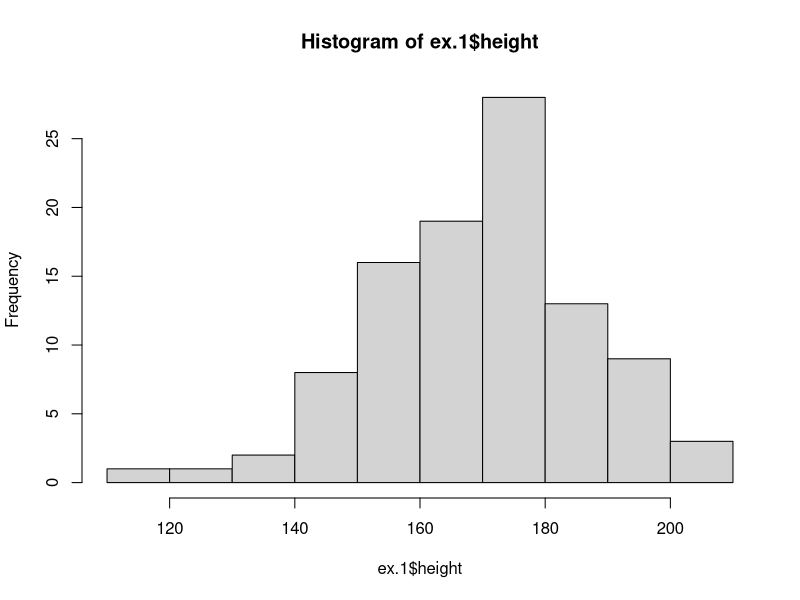
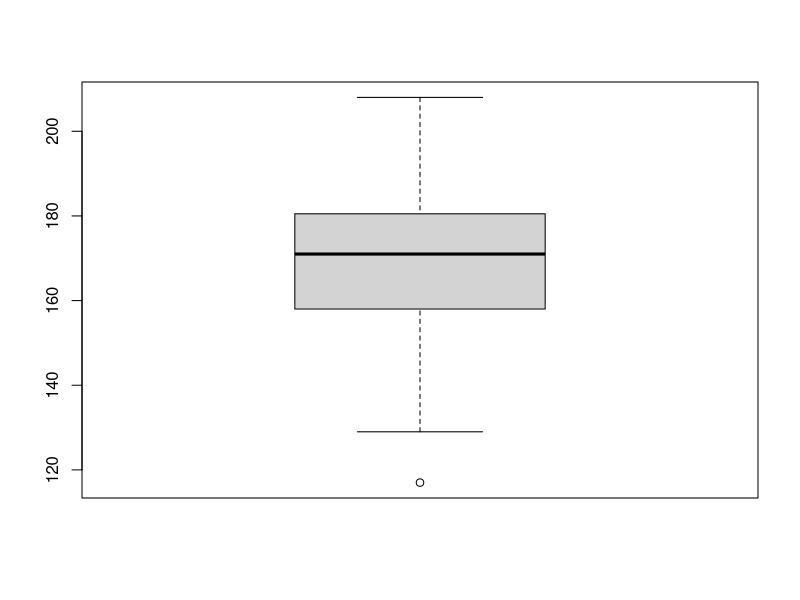

Write the R code that produced these figures, in order. (Note: this script raises an error after producing the figures.)
# This is Rstudio project to read, analyze and plot some kind of data
ex.1 <- read.csv("ex1.csv")
ex.1
x<-ex.1$height
x
mean(x)
median(x)
hist(ex.1$height)
boxplot(ex.1$height)
summary(ex.1$height)
freq <- table(ex.1) 
cumsum(freq)


# this piece of code was added by Yoav Ben Dor as part of the excersize
#the data is missing from the repository, so I could not run these lines
plot(ex1.$height, main="height data",xlab="number", ylab="height [m]")

# added this line as well
# crated this branch